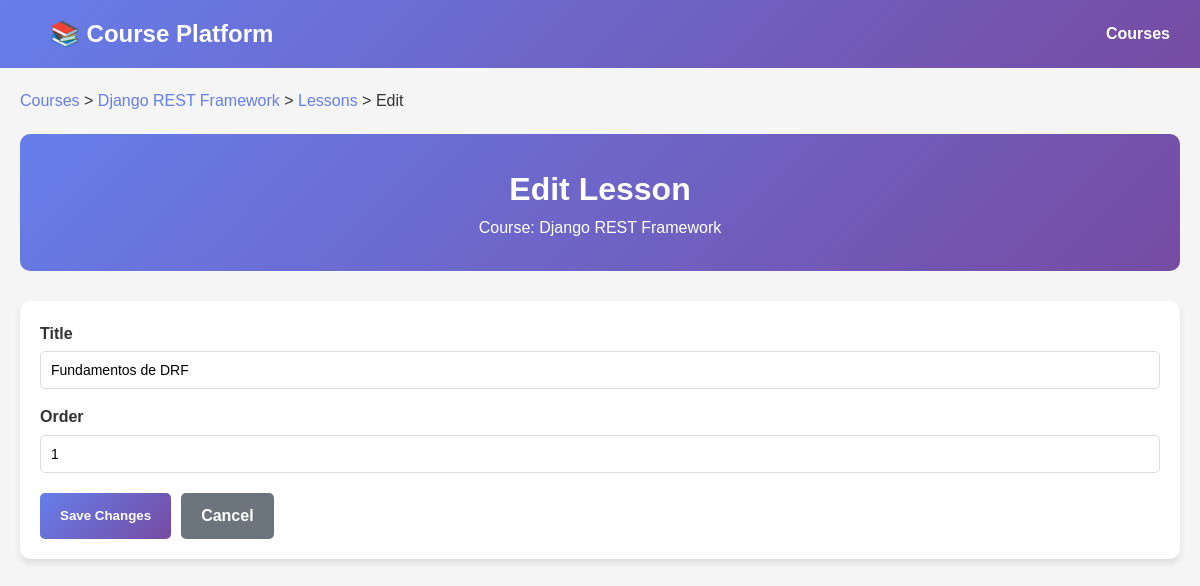
/api/lessons/21/update/, run on the app's committed database.
### courses/models.py (models this page shows, shortened)
class Course(models.Model):
    title = models.CharField(max_length=200)
    description = models.TextField(blank=True)
    users = models.ManyToManyField('accounts.User', related_name="courses", blank=True)

### lessons/models.py (models this page shows, shortened)
class Lesson(models.Model):
    course = models.ForeignKey('courses.Course', on_delete=models.CASCADE, related_name="lessons")
    title = models.CharField(max_length=200)
    order = models.PositiveIntegerField(default=0)
    class Meta:
        ordering = ["order"]

### lessons/views.py (the view, shortened to what this page needs)
# urls.py: path("lessons/<int:pk>/update/", views.LessonUpdateView.as_view(), name="lessons_update"),
class LessonUpdateView(UpdateView):
    model = Lesson
    template_name = "lessons/lesson_form.html"
    fields = ["title", "order"]
    def get_context_data(self, **kwargs):
        context = super().get_context_data(**kwargs)
        context['course'] = self.object.course
        return context

### lessons/templates/lessons/lesson_form.html (shortened to what this page needs)
{% extends "lessons/base.html" %}
{% block content %}
<div class="breadcrumb">
    <a href="{% url 'courses_list' %}">Courses</a> >
    <a href="{% url 'courses_detail' course.id %}">{{ course.title }}</a> >
    {% if object %}
        <a href="{% url 'lessons_list' course.id %}">Lessons</a> > Edit
    {% else %}
        Create New
    {% endif %}
</div>
<div class="header">
    <h1>{% if object %}Edit Lesson{% else %}Create New Lesson{% endif %}</h1>
    <p>Course: {{ course.title }}</p>
</div>
<div class="card">
    <form method="post">
        {% for field in form %}
        <div class="form-group">
            <label for="{{ field.id_for_label }}">{{ field.label }}</label>
            {{ field }}
        </div>
        {% endfor %}
        <div class="actions">
            <button type="submit" class="btn btn-primary">
                {% if object %}Save Changes{% else %}Create Lesson{% endif %}
            </button>
            <a href="{% url 'lessons_list' course.id %}" class="btn btn-secondary">Cancel</a>
        </div>
    </form>
</div>
{% endblock %}

### lessons/templates/lessons/base.html (style rules this page uses)
* { margin: 0; padding: 0; box-sizing: border-box; }
body { font-family: Arial, sans-serif; line-height: 1.6; color: #333; background: #f5f5f5; }
.header { background: linear-gradient(135deg, #667eea 0%, #764ba2 100%); color: white; padding: 30px; border-radius: 10px; margin-bottom: 30px; text-align: center; }
.btn { display: inline-block; padding: 10px 20px; border-radius: 5px; text-decoration: none; font-weight: bold; cursor: pointer; border: none; }
.btn-primary { background: linear-gradient(135deg, #667eea 0%, #764ba2 100%); color: white; }
.btn-secondary { background: #6c757d; color: white; }
.card { background: white; border-radius: 10px; padding: 20px; margin-bottom: 20px; box-shadow: 0 4px 6px rgba(0,0,0,0.1); }
.form-group { margin-bottom: 15px; }
.form-group label { display: block; margin-bottom: 5px; font-weight: bold; }
.form-group input, .form-group textarea, .form-group select { width: 100%; padding: 10px; border: 1px solid #ddd; border-radius: 5px; font-size: 14px; }
.actions { margin-top: 20px; display: flex; gap: 10px; }
.breadcrumb { margin-bottom: 20px; }
.breadcrumb a { color: #667eea; text-decoration: none; }

### data on the page
Course: title "Django REST Framework"
Lesson: form "Fundamentos de DRF" "1"

### other printed values
{{ field.label }} "Title" "Order"
